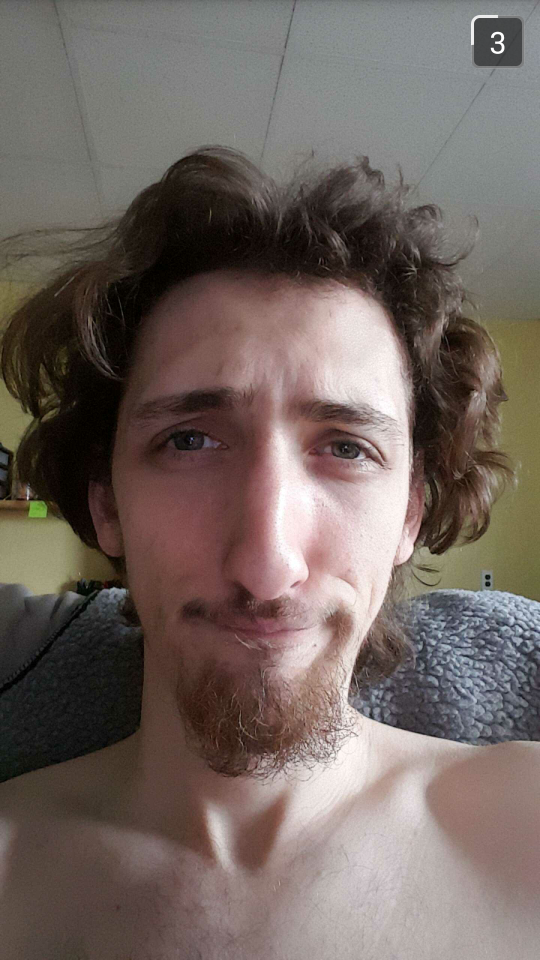
//> input picture face.png, 1080 x 1920 px, given in place of the camera (shown at 1/2 size)
$ ./main   (built with g++ and OpenCV 4)
//> lines starting //> are read from the running program, lines starting //| are printed output that depends on the picture
//
//  main.cpp
//  eyeTracker
//
//  Created by Pamina Lin on 3/9/16.
//  Copyright © 2016 Pamina Lin. All rights reserved.
//


#include <iostream>
#include "opencv2/highgui/highgui.hpp"
#include "opencv2/imgproc/imgproc.hpp"
#include "opencv2/videoio/videoio.hpp"
#include "opencv2/objdetect/objdetect.hpp"
#include "opencv2/core/core.hpp"

//#include "detectFaces.hpp"

using namespace cv;
using namespace std;

// Constants
const float  kSmoothFaceFactor = 0.005;
const float  kEyeTopFraction = .25;
const float  kEyeSideFraction = .10;
const float  kEyeHeightFraction = .30;
const float  kEyeWidthFraction = .35;
const double kGradientThreshold = 50.0;
const int    kWeightBlurSize = 5;
const float  kWeightDivisor = 1.0;
const int    kScaledDownEyeWidth = 50;

// Global variables
string face_cascade_path = "/Users/paminalin/Developer/eyeTracker/haarcascade_frontalface_alt.xml";
string eye_cascade_path = "/Users/paminalin/Developer/eyeTracker/haarcascade_eye.xml";
cv::CascadeClassifier face_cascade; // CascadeClassifier class detects objects in a video stream (load Haar or LBP classifiers or detectMultiScale to perform detection)
cv::CascadeClassifier eye_cascade;


// Helper functions (move to other file later)
vector<Rect_ <int> > detectFaces(Mat frame, string cascade_path) {
    vector<Rect_<int> > faces = vector<Rect_<int>>();

    /*Mat original_copy = frame.clone();  <-- now converting to gray before this function
    Mat gray_copy;
    cvtColor(original_copy, gray_copy, CV_BGR2GRAY);
     */
    face_cascade.detectMultiScale(frame, faces);
    return faces;
}

Rect getBiggestFace(vector<Rect_ <int>> faces) {
    int maxSize = 0;
    Rect maxFace;
    for (int i=0; i<faces.size(); i++) {
        Rect face_i = faces.at(i);
        int currentSize = face_i.width + face_i.height;
        if (currentSize > maxSize) {
            maxSize = currentSize;
            maxFace = face_i;
        }
    }
    return maxFace;
}

// Some helper functions to move between frames of references i.e. moving out of a smaller frame of reference within a larger one)
Point translatePoint(Point p, Rect currentFrame) {
    p.x = p.x + currentFrame.x;
    p.y = p.y + currentFrame.y;
    return p;
}

// [5 lines left out: function translateRect, not called in this run]

// Make a draw all things function later
void drawFace(Mat &frame, Rect_ <int> face) {
    rectangle(frame, face, CV_RGB(0,255,0), 1);
    return;
}

Mat computeXGradient(Mat mat) {
    Mat gradient(mat.rows, mat.cols, CV_64F);

    for (int j=0; j<mat.rows; j++) {
        const uchar *matRowPtr = mat.ptr<uchar>(j);
        double *gradientRowPtr = gradient.ptr<double>(j);

        // Right now, calculating the gradient by taking the difference on x or y side

        // Process the first column separately
        gradientRowPtr[0] = matRowPtr[1] - matRowPtr[0];

        // Process middle columns
        for (int i=1; i<mat.cols-1; i++) {
            gradientRowPtr[i] = (matRowPtr[i+1] - matRowPtr[i-1])/2.0;
        }

        // Also process the last column separately
        gradientRowPtr[mat.cols-1] = matRowPtr[mat.cols-1] - matRowPtr[mat.cols-2];
    }

    return gradient;
}

Mat computeYGradient(Mat mat) {
    // Compute the y gradient by taking the gradient of the transpose and then transposing it again
    return computeXGradient(mat.t()).t();
}

Mat computeMagnitudes(Mat mat1, Mat mat2) {
    // check that mat1 and mat2 are the same dimension? will be necessary if using cascade
    Mat mag(mat1.rows, mat1.cols, CV_64F);
    for (int j=0; j<mat1.rows; j++) {
        const double *xPtr = mat1.ptr<double>(j);
        const double *yPtr = mat2.ptr<double>(j);
        double *magPtr = mag.ptr<double>(j);
        for (int i=0; i<mat1.cols; i++) {
            magPtr[i] = sqrt((xPtr[i]*xPtr[i]) + yPtr[i]*yPtr[i]);
        }
    }
    return mag;
}

double calculateGradientThreshold(Mat gradient) {
    Scalar stdDev;
    Scalar mean;
    meanStdDev(gradient, mean, stdDev);
    //cout << "mean: " << mean[0] << endl;
    //cout << "stdDev: " << stdDev[0] << endl;
    double stdDevScaled = stdDev[0] / sqrt(gradient.rows*gradient.cols);
    return mean[0] + stdDevScaled*50; // trying 50 for now based on recommendation from article

    //return mean[0] + stdDev[0]/10.0;
}

void normalizeMats(Mat &mat1, Mat &mat2) {
    Mat magnitudes = computeMagnitudes(mat1, mat2);

    // Get some sort of threshold so if the gradient is under the threshold, just set it to zero
    double gradThreshold = calculateGradientThreshold(magnitudes);
    //cout << "threshold: " << gradThreshold << endl;
    for (int j=0; j<mat1.rows; j++) {
        double * mat1Ptr = mat1.ptr<double>(j);
        double * mat2Ptr = mat2.ptr<double>(j);
        double * magPtr = magnitudes.ptr<double>(j);

        for (int i=0; i<mat1.cols; i++) {
            double mat1Element = mat1Ptr[i];
            double mat2Element = mat2Ptr[i];
            double mag = magPtr[i];
            if (mag > gradThreshold) {
                mat1Ptr[i] = mat1Element / mag;
                mat2Ptr[i] = mat2Element / mag;
            } else {
                mat1Ptr[i] = 0.0;
                mat2Ptr[i] = 0.0;
            }
        }
    }
    return;
}

void normalizeVector(double &x, double &y) {
    double magnitude = sqrt(x*x + y*y);
    x = x / magnitude;
    y = y / magnitude;
    return;
}


Mat getWeightedImage(Mat image) {
    Mat weight;
    GaussianBlur(image, weight, Size(kWeightBlurSize, kWeightBlurSize), 0, 0);

    //blur(image, weight, Size(kWeightBlurSize, kWeightBlurSize));
    for (int j=0; j<weight.rows; j++) {
        unsigned char * rowPtr = weight.ptr<unsigned char>(j);
        for (int i=0; i<weight.cols; i++) {
            rowPtr[i] = (255 - rowPtr[i]);
        }
    }
    //imshow("weighted", weight);
    return weight;
}

void scaleDownImage(Mat &src, Mat &dst) {
    float ratio = (float)src.rows/src.cols;
    Size smallerSize = Size(kScaledDownEyeWidth, ((float)kScaledDownEyeWidth)*ratio);
    resize(src, dst, smallerSize);
}

Point unscalePoint(Point p, Rect size) {
    float ratio = (((float)kScaledDownEyeWidth)/size.width);
    int x = round(p.x / ratio);
    int y = round(p.y / ratio);
    return Point(x, y);
}

// where x and y is a Mat element, gradX and gradY is gradient vector at that element
void evaluateAllCenters(int x, int y, const Mat &weight, double gradX, double gradY, Mat &result) {
    for (int j=0; j < result.rows; j++) {
        double * resultPtr = result.ptr<double>(j);
        const unsigned char * weightPtr = weight.ptr<unsigned char>(j);
        for (int i=0; i<result.cols; i++) {
            //cout << "(" << i << ", " << j << ") " << endl;
            // if the current location being tested is the same as the one we're evaluating at, continue
            if (x == i && y == j) {
                continue;
            }
            // otherwise, calculate the direction vectors
            double directionX = x - i;
            double directionY = y - j;
            //cout << "before norm: (" << directionX << ", " << directionY << ") " << endl;
            normalizeVector(directionX, directionY);
            //cout << "after norm: (" << directionX << ", " << directionY << ") " << endl;


            // Get the dot product
            //cout << "gradient: (" << gradX << ", " << gradY << ") " << endl;
            double dotProduct = directionX*gradX + directionY*gradY;
            dotProduct = (dotProduct > 0) ? dotProduct : -1 * dotProduct;
            //cout << "dot product: " << dotProduct << endl;
            //double dotProductMag = (dotProduct < 0) ? -1*dotProduct : dotProduct; // <-- shouldn't need this anymore
            //cout << "dot product mag: " << dotProductMag << endl;
            // Add the weighting
            resultPtr[i] += dotProduct*dotProduct*weightPtr[i]/kWeightDivisor;
            // [11 lines of commented-out code are left out]
        }
    }
}

Mat getSubImage(Mat image, Rect imageRect, Rect roi) {
    if (imageRect.width > 0 && imageRect.height > 0) {
        int X = roi.x - imageRect.x;
        int Y = roi.y - imageRect.y;
        Rect translatedROI(X, Y, roi.width, roi.height);
        Mat subimage = image(translatedROI);
        if (!subimage.empty()) {
            //imshow("subimage", subimage);
            return subimage;
        } else {
            return image;
        }
    } else {
        return image; // TODO: is this really desired behavior
    }
}


Point findEyeCenter(Mat eyeImageUnscaled, Rect eyeROI, String window) {
    Mat eyeImage;
    scaleDownImage(eyeImageUnscaled, eyeImage);

    // Get the gradients of the eye image
    Mat gradX = computeXGradient(eyeImage);
    Mat gradY = computeYGradient(eyeImage);

    normalizeMats(gradX, gradY);

    // Get a "weight" Mat, equal to the inverse gray-scale image
    Mat weight = getWeightedImage(eyeImage);

    // Set up the result Mat
    Mat result = Mat::zeros(eyeImage.rows, eyeImage.cols, CV_64F);

    // For each gradient location, evaluate every possible eye center
    for (int j=0; j<eyeImage.rows; j++) {
        const double * gradXPtr = gradX.ptr<double>(j);
        const double * gradYPtr = gradY.ptr<double>(j);
        for (int i=0; i<eyeImage.cols; i++) {
            double gradX = gradXPtr[i];
            double gradY = gradYPtr[i];
            // if the gradient is 0, ignore the point
            if (gradX == 0.0 && gradY == 0.0) {
                continue;
            }
            // otherwise, test all possible centers against this location/gradient
            evaluateAllCenters(i, j, weight, gradX, gradY, result);
        }
    }

    // Look for the maximum dot product (should correspond with the center of the circle)
    double numGradients = eyeImage.rows * eyeImage.cols;
    Mat resultScaled;
    result.convertTo(resultScaled, CV_32F, 1.0/numGradients);
    Point maxCenter;
    double maxDotProduct = 0;

    double currentMax = 0;
    Point currentMaxPoint;
    for (int j=0; j<resultScaled.rows; j++) {
        const float * resultPtr = resultScaled.ptr<float>(j);
        for (int i=0; i<resultScaled.cols; i++) {
            if (resultPtr[i] > currentMax) {
                currentMax = resultPtr[i];
                currentMaxPoint.x = i;
                currentMaxPoint.y = j;
            }
        }
    }
    maxCenter = currentMaxPoint;
    maxDotProduct = currentMax;

    // [7 lines of commented-out code are left out]
    Point resultCenter = unscalePoint(maxCenter, eyeROI);
    resultCenter.x += eyeROI.x;
    resultCenter.y += eyeROI.y;

    //const double * eyePtr = eyeImage.ptr<double>(maxCenter.y);
    //cout << "color at pupil: " << eyePtr[maxCenter.x] << endl;
    return resultCenter;
}

vector<Point> detectCorner(Mat frame, Rect eyeRect) {
    Mat img = frame(eyeRect);
    vector<Point> corners = vector<Point>();
    goodFeaturesToTrack(img, corners, 50, 0.02, 5); // what number makes sense for the "quality level" parameter?  just using 0.02 for now
    for (int i=0; i<corners.size(); i++) {
        corners.at(i) = translatePoint(corners.at(i), eyeRect);
        //circle(frame, corners.at(i), 2, CV_RGB(0,0,255), -1);
    }
    return corners;
}

vector<Rect> getEyeRegionRect(Rect faceRect) {
    int width = faceRect.width;
    int height = faceRect.height;
    int eyeRegionTop = height * kEyeTopFraction;
    int eyeRegionSide = width * kEyeSideFraction;
    int eyeRegionWidth = width * kEyeWidthFraction;
    int eyeRegionHeight = width * kEyeHeightFraction;
    int leftEyeX = faceRect.x + eyeRegionSide;
    int rightEyeX = faceRect.x + 2*eyeRegionSide + eyeRegionWidth;
    int eyeY =  faceRect.y + eyeRegionTop;

    Rect leftEyeRegion(leftEyeX, eyeY, eyeRegionWidth, eyeRegionHeight);
    Rect rightEyeRegion(rightEyeX, eyeY, eyeRegionWidth, eyeRegionHeight);

    vector<Rect> eyeRects = vector<Rect>();
    eyeRects.push_back(leftEyeRegion);
    eyeRects.push_back(rightEyeRegion);
    return eyeRects;
}

/*
 this is the area in which we look for eye corners
*/
Rect getFilterArea(Rect eyeRect, Point pupil) {
    Rect filterRect = Rect();
    // These hard-coded dimensions work for my eyes but still need to be tested on others
    filterRect.x = pupil.x - eyeRect.width/3.5;
    filterRect.y = pupil.y - eyeRect.height/12;
    filterRect.height = eyeRect.height/5;
    filterRect.width = eyeRect.width/1.5;

    return filterRect;
}

void detectEyes(Mat &frame, Rect faceRect) {
    //cout << "detect eyes" << endl;
    Mat face_image = frame(faceRect);

    // [32 lines of commented-out code are left out]
    vector<Rect> eyeRects = getEyeRegionRect(faceRect);
    Rect leftEyeRect = eyeRects.at(0);
    Rect rightEyeRect = eyeRects.at(1); // left and right might be flipped

    // Get subimages
    Mat leftEyeImage = getSubImage(face_image, faceRect, leftEyeRect);
    Mat rightEyeImage = getSubImage(face_image, faceRect, rightEyeRect);

    // find eye center
    Point leftPupil = findEyeCenter(leftEyeImage, leftEyeRect, "left eye");
    Point rightPupil = findEyeCenter(rightEyeImage, rightEyeRect, "right eye");

    // find corners
    Rect leftFilterRect = getFilterArea(leftEyeRect, leftPupil);
    Rect rightFilterRect = getFilterArea(rightEyeRect, rightPupil);
    vector<Point> potentialLeftCorners = detectCorner(frame, leftEyeRect);
    vector<Point> potentialRightCorners = detectCorner(frame, rightEyeRect);
    //cout << "num left corners: " << leftCorners.size() << endl;
    //cout << "num right corners: " << rightCorners.size() << endl;
    //cout << "left pupil: " << leftPupil.x << ", " << leftPupil.y << endl;
    // filter through the detected corners to identify two candidate eye corners for each eye
    //look for the rightmost corner for each eye
    Point leftMaxCorner = Point();
    Point leftMinCorner = Point();

    int maxLeftCol = 0;
    int minLeftCol = 999999999; // haha get the actual constant?  should be fine bc images are small
    for (int i=0; i<potentialLeftCorners.size(); i++) {
        Point potential = potentialLeftCorners.at(i);
        if (potential.x > maxLeftCol &&
            potential.x > leftFilterRect.x && potential.x <= leftFilterRect.x + leftFilterRect.width &&
            potential.y > leftFilterRect.y && potential.y <= leftFilterRect.y + leftFilterRect.height) {
            maxLeftCol = potential.x;
            leftMaxCorner = potential;
        }
        else if (potential.x < minLeftCol &&
            potential.x > leftFilterRect.x && potential.x <= leftFilterRect.x + leftFilterRect.width &&
            potential.y > leftFilterRect.y && potential.y <= leftFilterRect.y + leftFilterRect.height) {
            minLeftCol = potential.x;
            leftMinCorner = potential;
        }
    }
    Point rightMaxCorner = Point();
    Point rightMinCorner = Point();
    int maxRightCol = 0;
    int minRightCol = 999999999;
    for (int i=0; i<potentialRightCorners.size(); i++) {
        Point potential = potentialRightCorners.at(i);
        if (potential.x > maxRightCol &&
            potential.x > rightFilterRect.x && potential.x < rightFilterRect.x + rightFilterRect.width &&
            potential.y > rightFilterRect.y && potential.y < rightFilterRect.y + rightFilterRect.height) {
            maxRightCol = potential.x;
            rightMaxCorner = potential;
        }
        else if (potential.x < minRightCol &&
            potential.x > rightFilterRect.x && potential.x <= rightFilterRect.x + rightFilterRect.width &&
            potential.y > rightFilterRect.y && potential.y <= rightFilterRect.y + rightFilterRect.height) {
            minRightCol = potential.x;
            rightMinCorner = potential;
        }
    }

    // draw THINGS ELSEWHERE
    rectangle(frame, leftEyeRect, CV_RGB(0,0,255), 1);
    rectangle(frame, rightEyeRect, CV_RGB(0,0,255), 1);
    circle(frame, leftPupil, 3, CV_RGB(0,0,255), -1);
    circle(frame, rightPupil, 3, CV_RGB(0,0,255), -1);
    circle(frame, leftMinCorner, 2, CV_RGB(0,0,255), -1);
    circle(frame, rightMinCorner, 2, CV_RGB(0,0,255), -1);
    circle(frame, leftMaxCorner, 2, CV_RGB(0,0,255), -1);
    circle(frame, rightMaxCorner, 2, CV_RGB(0,0,255), -1);
    rectangle(frame, leftFilterRect, CV_RGB(0,0,255), 1);
    rectangle(frame, rightFilterRect, CV_RGB(0,0,255), 1);

    return;
}

int main() {
    // Load the cascade
    if (!face_cascade.load(face_cascade_path)) {
        cout << "Error loading face cascade." << endl;
        return -1;
    }
    if (!eye_cascade.load(eye_cascade_path)) {
        cout << "Error loading eye cascade." << endl;
        return -1;
    }

    //namedWindow(main_window_name, CV_WINDOW_NORMAL);

    VideoCapture cap(-1); // switch back to 0?  which is which
    if (!cap.isOpened()) {
        cout << "Webcam is not open." << endl;
        return -1;
    }

    Mat frame;

    while (true) {
        cap.read(frame);
//> frame is the input picture: 1920 rows x 1080 cols, CV_8UC3; mean B, G, R 96.5, 101.9, 113.8
        //Mat weight;

        if (frame.rows > 0 && frame.cols > 0) {
            Mat gray;
            cvtColor(frame, gray, CV_BGR2GRAY);
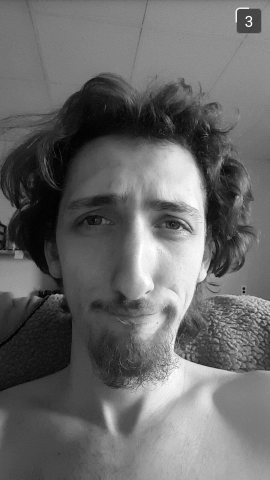
//> gray: 1920 rows x 1080 cols, CV_8UC1 (shown at 1/4 size); min 0, max 255, mean 104.8

            // Convert to HSV to filter out high saturation points
            Mat hsv;
            cvtColor(frame, hsv, CV_BGR2HSV);
//> hsv: 1920 rows x 1080 cols, CV_8UC3; mean H, S, V 31.9, 59.5, 115.1

            // [23 lines of commented-out code are left out]


            vector<Rect_ <int>> faces = detectFaces(gray, face_cascade_path);
//> in detectFaces, `face_cascade.detectMultiScale(frame, faces);`: faces = 1 Rect (x, y, width, height): [132, 573, 823, 823]
//> faces = 1 Rect (x, y, width, height): [132, 573, 823, 823]
            // Get the biggest face
            Rect biggestFace = getBiggestFace(faces);
//> the loop in getBiggestFace, `for (int i=0; i<faces.size(); i++)` made 1 pass
//> (currentSize, maxSize, maxFace) on pass 1: (1646, 1646, Rect(132, 573, 823, 823))
//> after the loop in getBiggestFace, `for (int i=0; i<faces.size(); i++)`: maxSize = 1646
//> biggestFace = Rect(132, 573, 823, 823)
            //cout << "num faces: " << faces.size();
            if (biggestFace.width > 0 && biggestFace.height > 0) {
                //weight = getWeightedImage(frame);
                //imshow("weighted", weight);
                drawFace(gray, biggestFace);
                detectEyes(gray, biggestFace);
//> in detectEyes, `Mat face_image = frame(faceRect);`:
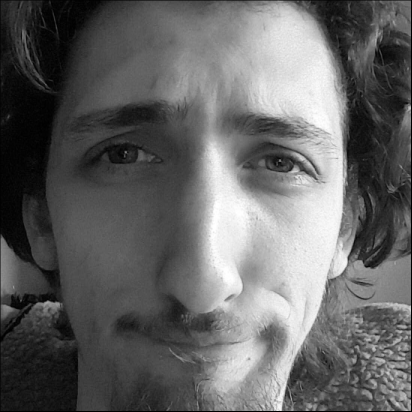
//> face_image: 823 rows x 823 cols, CV_8UC1 (shown at 1/2 size); min 0, max 255, mean 100.8
//> in getEyeRegionRect, `int width = faceRect.width;`: width = 823
//> in getEyeRegionRect, `int eyeRegionTop = height * kEyeTopFraction;`: eyeRegionTop = 205
//> in getEyeRegionRect, `int eyeRegionSide = width * kEyeSideFraction;`: eyeRegionSide = 82
//> in getEyeRegionRect, `int eyeRegionWidth = width * kEyeWidthFraction;`: eyeRegionWidth = 288
//> in getEyeRegionRect, `int eyeRegionHeight = width * kEyeHeightFraction;`: eyeRegionHeight = 246
//> in getEyeRegionRect, `int leftEyeX = faceRect.x + eyeRegionSide;`: leftEyeX = 214
//> in getEyeRegionRect, `int rightEyeX = faceRect.x + 2*eyeRegionSide + eyeRegionWidth;`: rightEyeX = 584
//> in getEyeRegionRect, `int eyeY =  faceRect.y + eyeRegionTop;`: eyeY = 778
//> in getEyeRegionRect, `Rect leftEyeRegion(leftEyeX, eyeY, eyeRegionWidth, eyeRegionHeight);`: leftEyeRegion = Rect(214, 778, 288, 246)
//> in getEyeRegionRect, `Rect rightEyeRegion(rightEyeX, eyeY, eyeRegionWidth, eyeRegionHeight);`: rightEyeRegion = Rect(584, 778, 288, 246)
//> in getEyeRegionRect, `eyeRects.push_back(leftEyeRegion);`: eyeRects = 1 Rect (x, y, width, height): [214, 778, 288, 246]
//> in getEyeRegionRect, `eyeRects.push_back(rightEyeRegion);`: eyeRects = 2 Rects (x, y, width, height): [214, 778, 288, 246], [584, 778, 288, 246]
//> in detectEyes, `Rect leftEyeRect = eyeRects.at(0);`: leftEyeRect = Rect(214, 778, 288, 246)
//> in detectEyes, `Rect rightEyeRect = eyeRects.at(1);`: rightEyeRect = Rect(584, 778, 288, 246)
//> in getSubImage, `int X = roi.x - imageRect.x;`: X = 82
//> in getSubImage, `int Y = roi.y - imageRect.y;`: Y = 205
//> in getSubImage, `Rect translatedROI(X, Y, roi.width, roi.height);`: translatedROI = Rect(82, 205, 288, 246)
//> in getSubImage, `Mat subimage = image(translatedROI);`:
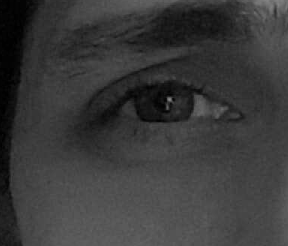
//> subimage: 246 rows x 288 cols, CV_8UC1; min 0, max 138, mean 57.9
//> call 2 of getSubImage, with imageRect = Rect(132, 573, 823, 823), roi = Rect(584, 778, 288, 246)
//> in getSubImage (call 2), `int X = roi.x - imageRect.x;`: X = 452
//> in getSubImage (call 2), `Rect translatedROI(X, Y, roi.width, roi.height);`: translatedROI = Rect(452, 205, 288, 246)
//> in getSubImage (call 2), `Mat subimage = image(translatedROI);`:
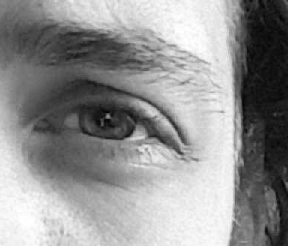
//> subimage: 246 rows x 288 cols, CV_8UC1; min 3, max 255, mean 145.4
//> after the loop in computeMagnitudes, `for (int j=0; j<mat1.rows; j++)`:
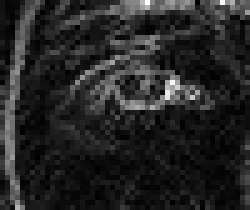
//> mag: 42 rows x 50 cols, CV_64FC1 (shown 5 times larger); min 0, max 41.11, mean 6.1; drawn with min black and max white
//> in calculateGradientThreshold, `meanStdDev(gradient, mean, stdDev);`: mean = Scalar(6.15); stdDev = Scalar(5.83)
//> in calculateGradientThreshold, `double stdDevScaled = stdDev[0] / sqrt(gradient.rows*gradient.cols);`: stdDevScaled = 0.127
//> in normalizeMats, `double gradThreshold = calculateGradientThreshold(magnitudes);`: gradThreshold = 12.51
//> after the loop in findEyeCenter, `for (int j=0; j<eyeImage.rows; j++)`:
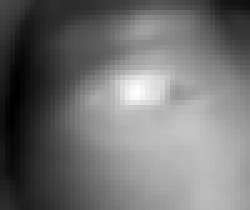
//> result: 42 rows x 50 cols, CV_64FC1 (shown 5 times larger); min 15691.5, max 49848.8, mean 30927.6; drawn with min black and max white
//> the loop in findEyeCenter, `for (int j=0; j<resultScaled.rows; j++)` made 42 passes
//> currentMax on passes 1 to 8: 12.86, 13.43, 14.84, 16.27, 17.09, 17.59, 17.74, 17.74
//> after the loop in findEyeCenter, `for (int j=0; j<resultScaled.rows; j++)`: currentMax = 23.74; currentMaxPoint = Point(27, 18)
//> in findEyeCenter, `maxDotProduct = currentMax;`: maxDotProduct = 23.74
//> in unscalePoint, `float ratio = (((float)kScaledDownEyeWidth)/size.width);`: ratio = 0.174
//> in unscalePoint, `int x = round(p.x / ratio);`: x = 156
//> in unscalePoint, `int y = round(p.y / ratio);`: y = 104
//> in findEyeCenter, `Point resultCenter = unscalePoint(maxCenter, eyeROI);`: resultCenter = Point(156, 104)
//> in findEyeCenter, `resultCenter.x += eyeROI.x;`: resultCenter = Point(370, 104)
//> in findEyeCenter, `resultCenter.y += eyeROI.y;`: resultCenter = Point(370, 882)
//> call 2 of findEyeCenter, with eyeROI = Rect(584, 778, 288, 246), window = "right eye"
//> in findEyeCenter (call 2), `Mat gradY = computeYGradient(eyeImage);`:
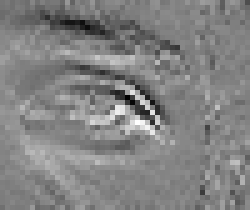
//> gradY: 42 rows x 50 cols, CV_64FC1 (shown 5 times larger); min -73.5, max 71, mean 0.5; drawn with min black and max white
//> (the rest of the program and of its run is left out)
